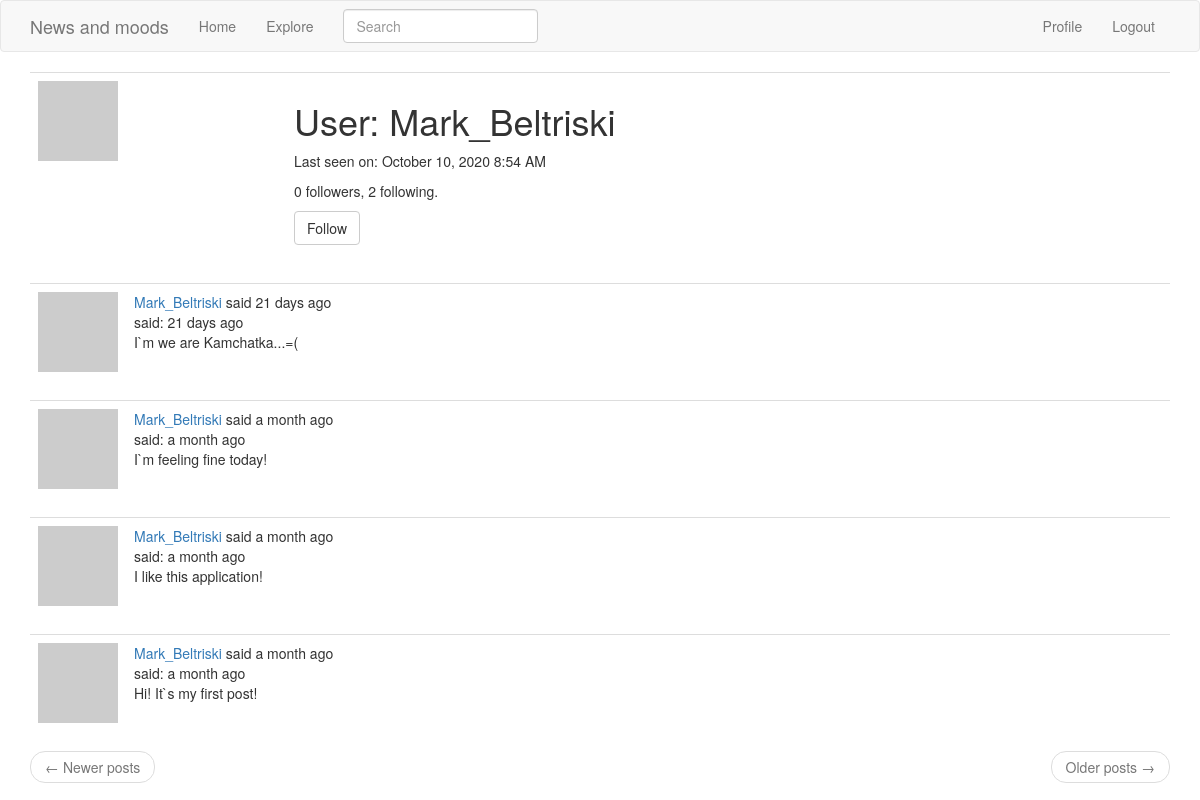
/user/Mark_Beltriski (signed in), run on an earlier commit of the app's database.
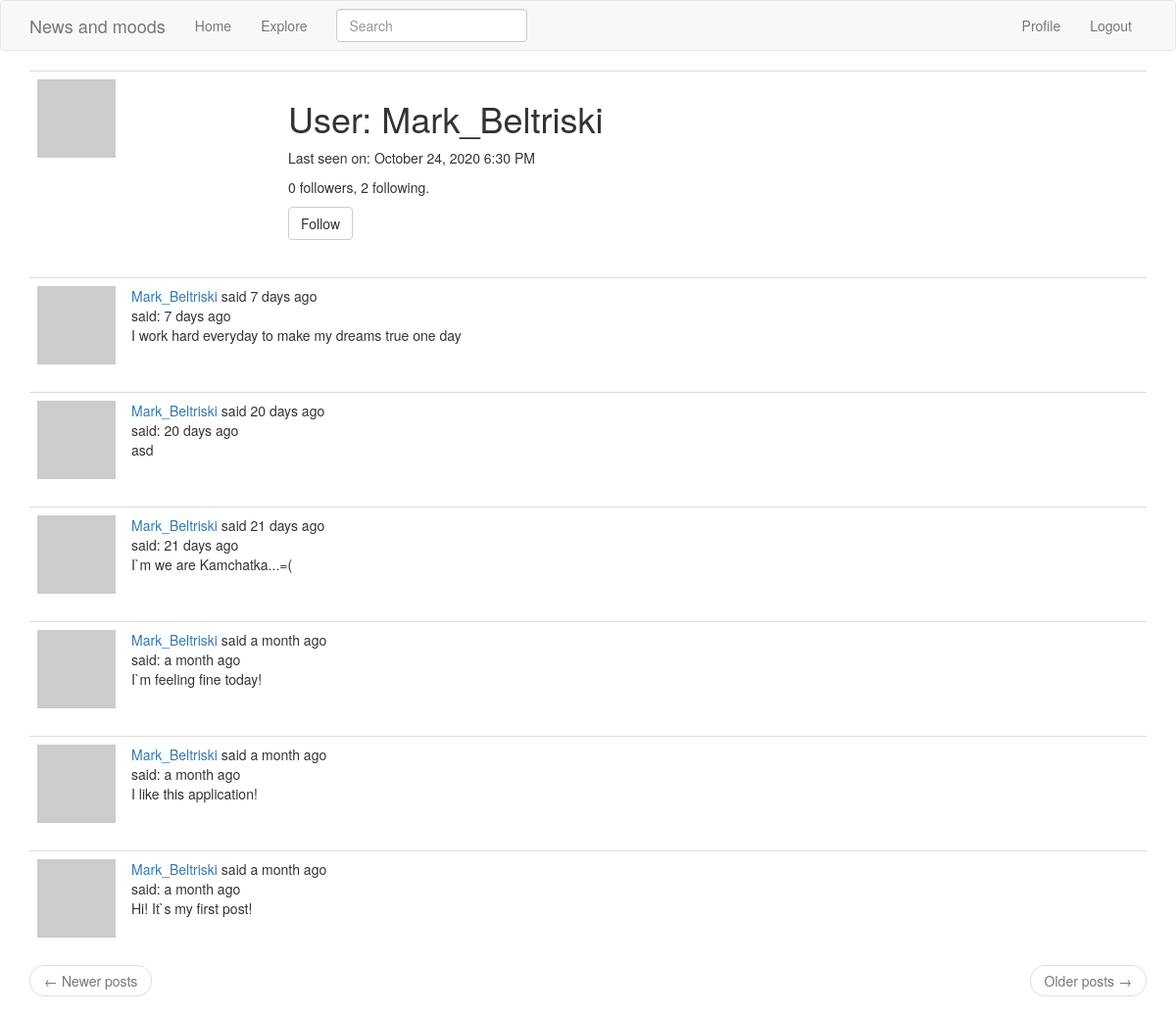
And on a later commit of the database.
### app/models.py (models this page shows, shortened)
class User(UserMixin, db.Model):
    id = db.Column(db.Integer, primary_key=True)
    username = db.Column(db.String(64), index=True, unique=True)
    email = db.Column(db.String(120), index=True, unique=True)
    password_hash = db.Column(db.String(128))
    posts = db.relationship('Post', backref='author', lazy='dynamic')
    about_me = db.Column(db.String(140))
    last_seen = db.Column(db.DateTime, default=datetime.utcnow)
    followed = db.relationship(
        'User', secondary=followers,
        primaryjoin=(followers.c.follower_id == id),
        secondaryjoin=(followers.c.followed_id == id),
        backref=db.backref('followers', lazy='dynamic'), lazy='dynamic')
    def avatar(self, size):
        digest = md5(self.email.lower().encode('utf-8')).hexdigest()
        return 'https://www.gravatar.com/avatar/{}?d=identicon&s={}'.format(
            digest, size)
    def is_following(self, user):
        return self.followed.filter(
            followers.c.followed_id == user.id).count() > 0

class SearchableMixin(object):
    @classmethod
    def before_commit(cls, session):
        session._changes = {
            'add': list(session.new),
            'update': list(session.dirty),
            'delete': list(session.deleted)
        }
    @classmethod
    def after_commit(cls, session):
        for obj in session._changes['add']:
            if isinstance(obj, SearchableMixin):
                add_to_index(obj.__tablename__, obj)
        for obj in session._changes['update']:
            if isinstance(obj, SearchableMixin):
                add_to_index(obj.__tablename__, obj)
        for obj in session._changes['delete']:
            if isinstance(obj, SearchableMixin):
                remove_from_index(obj.__tablename__, obj)
        session._changes = None

class Post(SearchableMixin, db.Model):
    __searchable__ = ['body']
    id = db.Column(db.Integer, primary_key=True)
    body = db.Column(db.String(140))
    timestamp = db.Column(db.DateTime, index=True, default=datetime.utcnow)
    user_id = db.Column(db.Integer, db.ForeignKey('user.id'))

### app/main/routes.py (the view)
@bp.route('/user/<username>')
@login_required
def user(username):
    user = User.query.filter_by(username=username).first_or_404()
    page = request.args.get('page', 1, type=int)
    posts = user.posts.order_by(Post.timestamp.desc()).paginate(
        page, current_app.config['POST_PER_PAGE'], False)
    next_url = url_for('main.user', username=user.username, page=posts.next_num) \
        if posts.has_next else None
    prev_url = url_for('main.user', username=user.username, page=posts.prev_num) \
        if posts.has_prev else None
    form = EmptyForm()
    return render_template('user.html', user=user, posts=posts.items,
                           next_url=next_url, prev_url=prev_url, form=form)

### app/main/forms.py
class SearchForm(FlaskForm):
    q = StringField('Search', validators=[DataRequired()])
    def __init__(self, *args, **kwargs):
        if 'formdata' not in kwargs:
            kwargs['formdata'] = request.args
        if 'csrf_enabled' not in kwargs:
            kwargs['csrf_enabled'] = False
        super(SearchForm, self).__init__(*args, **kwargs)

class EmptyForm(FlaskForm):
    submit = SubmitField('Submit')

### app/main/routes.py (called while the page is built)
@bp.before_request
def before_request():
    if current_user.is_authenticated:
        current_user.last_seen = datetime.utcnow()
        db.session.commit()

@bp.before_request
def before_request():
    if current_user.is_authenticated:
        current_user.last_seen = datetime.utcnow()
        db.session.commit()
        g.search_form = SearchForm()
    g.locale = str(get_locale())

### app/models.py (called while the page is built)
@login.user_loader
def load_user(id):
    return User.query.get(int(id))

### app/templates/user.html (shortened to what this page needs)
{% extends "base.html" %}
{% block app_content %}
    <table class="table table-hover">
        <tr>
            <td width="256px"><img src="{{ user.avatar(256) }}"></td>
            <td>
                <h1>User: {{ user.username }}</h1>
                {% if user.last_seen %}<p>Last seen on: {{ moment(user.last_seen).format('LLL') }}</p>
                {% endif %}
                <p>{{ user.followers.count() }} followers, {{ user.followed.count() }} following.</p>
                {% if user == current_user %}
                <p><a href="{{ url_for('main.edit_profile') }}">Edit your profile</a></p>
                {% elif not current_user.is_following(user) %}
                <p>
                    <form action="{{ url_for('main.follow', username=user.username) }}" method="post">
                        {{ form.submit(value='Follow', class_='btn btn-default') }}
                    </form>
                </p>
                {% endif %}
            </td>
        </tr>
    </table>
    {% for post in posts %}
        {% include '_post.html' %}
    {% endfor %}
    <nav aria-label="...">
        <ul class="pager">
            <li class="previous{% if not prev_url %} disabled{% endif %}">
                <a href="{{ prev_url or '#' }}">
                    <span aria-hidden="true">&larr;</span> Newer posts
                </a>
            </li>
            <li class="next{% if not next_url %} disabled{% endif %}">
                <a href="{{ next_url or '#' }}">
                    Older posts <span aria-hidden="true">&rarr;</span>
                </a>
            </li>
        </ul>
    </nav>
{% endblock %}

### app/templates/_post.html (shortened to what this page needs)
<table class="table table-hover">
    <tr>
        <td width="70px">
            <a href="{{ url_for('main.user', username=post.author.username) }}">
                <img src="{{ post.author.avatar(70) }}" />
            </a>
        </td>
        <td>
            {{ user_link }} said {{ moment(post.timestamp).fromNow() }}
            <br>
            said: {{ moment(post.timestamp).fromNow() }}
            <br>
            {{ post.body }}
        </td>
    </tr>
</table>

What changed in the data, as far as the page shows it:
changed User "Mark_Beltriski": last_seen "October 10, 2020 8:54 AM" → "October 24, 2020 6:30 PM"
added Post: user_link "Mark_Beltriski", timestamp "7 days ago", body "I work hard everyday to make my dreams true one day"
added Post: user_link "Mark_Beltriski", timestamp "20 days ago", body "asd"
